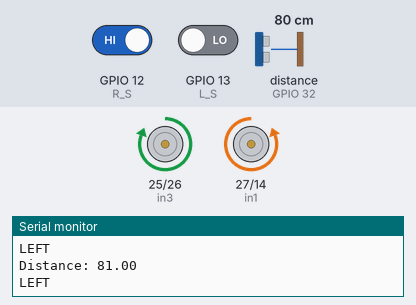
Bench run of a sketch on a simulated ESP32. On the bench: motor-driver pin pairs drawn as motors (green arrow = first pin HIGH = forward, orange = second pin HIGH = backward, longer = more drive), the last lines printed to the serial monitor. The inputs (shaded band) are chosen by the test bench; at power-on: GPIO 12 (R_S) HIGH, GPIO 13 (L_S) LOW, distance to the obstacle (sensor on GPIO 32) 80 cm. The echo pulse lasts 58.3 µs per cm.

Above: at 1.2 s.
1.3 s: GPIO 12 (R_S) driven LOW
At 2.8 s:
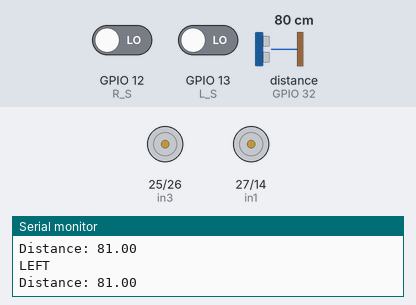
4.3 s: GPIO 13 (L_S) driven HIGH
At 6.5 s:
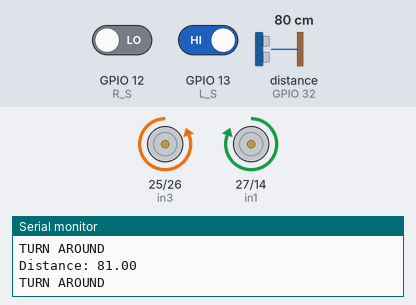
7.3 s: GPIO 12 (R_S) driven HIGH
At 7.9 s:
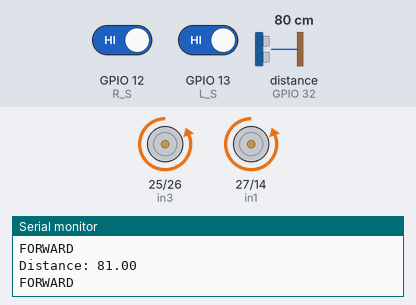
8.8 s: GPIO 13 (L_S) driven LOW
At 9.4 s:
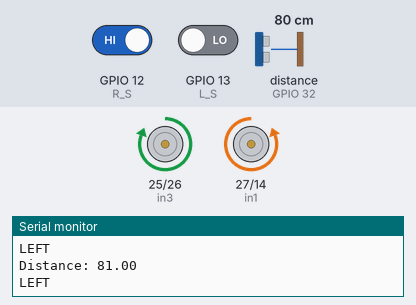
10.3 s: distance to the obstacle (sensor on GPIO 32) set to 17 cm
11.8 s: distance to the obstacle (sensor on GPIO 32) set to 12 cm
At 12.9 s:
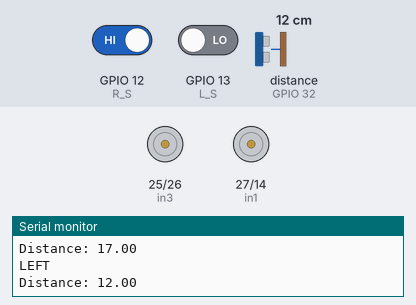
Timing chart, 0 to 15.8 s (numbered marks = the images above; inputs shaded):
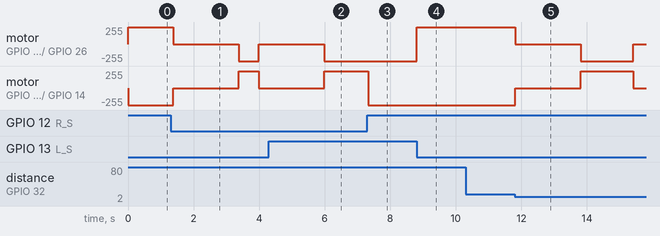

The sketch:

line_follower_ultrasonic.ino
```cpp
#include <NewPing.h> // Include the NewPing library

// Motor control pins
#define in1 27 // Motor 1 L298 Pin in1
#define in2 14 // Motor 1 L298 Pin in2
#define in3 25 // Motor 2 L298 Pin in3
#define in4 26 // Motor 2 L298 Pin in4

// IR sensor pins
#define L_S 13 // IR sensor Left
#define R_S 12 // IR sensor Right

// Ultrasonic sensor pins
#define echo 32    // Echo pin
#define trigger 33 // Trigger pin
#define MAX_DISTANCE 200 // Maximum distance in cm

NewPing sonar(trigger, echo, MAX_DISTANCE); // Create NewPing object

void setup() {
    Serial.begin(115200);

    // Set motor control pins as OUTPUT
    pinMode(in1, OUTPUT);
    pinMode(in2, OUTPUT);
    pinMode(in3, OUTPUT);
    pinMode(in4, OUTPUT);

    // Set IR sensor pins as INPUT
    pinMode(L_S, INPUT);
    pinMode(R_S, INPUT);
}

void loop() {
    // Measure distance using ultrasonic sensor
    float distance = sonar.ping_cm();

    // Print the distance to Serial
    Serial.print("Distance: ");
    Serial.println(distance);

    // Check if distance is less than 15 cm
    if (distance < 15) {
        stopMotors();
        delay(2000);
        digitalWrite(in1, HIGH);
        digitalWrite(in2, LOW);
        digitalWrite(in3, LOW);
        digitalWrite(in4, HIGH);
        Serial.println("TURN AROUND");
        delay(1500);

    } else {
        followLine();
    }

    delay(100); // Delay for stability
}

// Function to stop all motors
void stopMotors() {
    digitalWrite(in1, LOW);
    digitalWrite(in2, LOW);
    digitalWrite(in3, LOW);
    digitalWrite(in4, LOW);
}

// Function to follow line based on IR sensor input
void followLine() {
    int leftSensorValue = digitalRead(L_S);
    int rightSensorValue = digitalRead(R_S);

    if (leftSensorValue == HIGH && rightSensorValue == LOW) {
        // Move right
        digitalWrite(in1, HIGH);
        digitalWrite(in2, LOW);
        digitalWrite(in3, LOW);
        digitalWrite(in4, HIGH);
        Serial.println("RIGHT");
    } else if (leftSensorValue == LOW && rightSensorValue == HIGH) {
        // Move left
        digitalWrite(in1, LOW);
        digitalWrite(in2, HIGH);
        digitalWrite(in3, HIGH);
        digitalWrite(in4, LOW);
        Serial.println("LEFT");

    }
    else if (leftSensorValue == LOW && rightSensorValue == LOW) {
        // Move left
        stopMotors();
        delay(2000);
        digitalWrite(in1, HIGH);
        digitalWrite(in2, LOW);
        digitalWrite(in3, LOW);
        digitalWrite(in4, HIGH);
        Serial.println("TURN AROUND");
        delay(500);

    }


    else {
        // Move forward
        digitalWrite(in1, LOW);
        digitalWrite(in2, HIGH);
        digitalWrite(in3, LOW);
        digitalWrite(in4, HIGH);
        Serial.println("FORWARD");
    }
}
```

Measured:
- the behaviour switches between 15 and 14 cm on distance to the obstacle (sensor on GPIO 32) (found by bisection; images 4 and 5)
- after the input at 1.3 s, motor on GPIO 25 (in3) / GPIO 26 (in4): forward 255/255 → stopped after 0.08 s, → backward 255/255 2.0 s later, → stopped 0.61 s later; motor on GPIO 27 (in1) / GPIO 14 (in2): backward 255/255 → stopped after 0.08 s, → forward 255/255 2.0 s later, → stopped 0.61 s later
- after the input at 4.3 s, motor on GPIO 25 (in3) / GPIO 26 (in4): goes on until 6.0 s, then stays backward 255/255; motor on GPIO 27 (in1) / GPIO 14 (in2): goes on until 6.0 s, then stays forward 255/255
- after the input at 7.3 s, motor on GPIO 27 (in1) / GPIO 14 (in2): forward 255/255 → backward 255/255 at once
- after the input at 8.8 s, motor on GPIO 25 (in3) / GPIO 26 (in4): backward 255/255 → forward 255/255 at once
- after the input at 11.8 s, motor on GPIO 25 (in3) / GPIO 26 (in4): forward 255/255 → stopped at once, → backward 255/255 2.0 s later, → stopped 1.6 s later; motor on GPIO 27 (in1) / GPIO 14 (in2): backward 255/255 → stopped at once, → forward 255/255 2.0 s later, → stopped 1.6 s later
